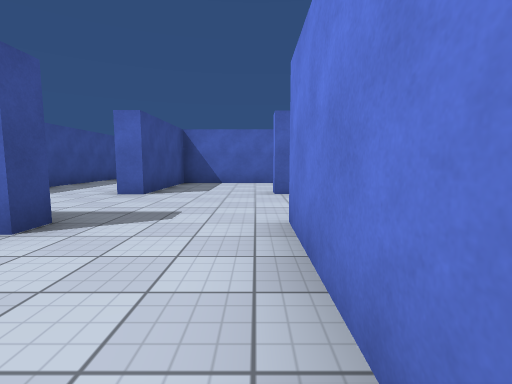
view 1 (above)

20 first-person views from a walk through a 3-D level made in the Unity game engine. The camera is 1.2 m above the floor, tilts 6° down and sees 85° across. The floor is counted in squares, 2 m on a side. Each view is taken from the middle of a square. On the plan, view 1 faces up. The plan holds only what a view shows up to about 9 squares ahead; the rest is blank. The place goes on beyond the plan. Surface patterns are stand-ins for the level's own textures.

view 2
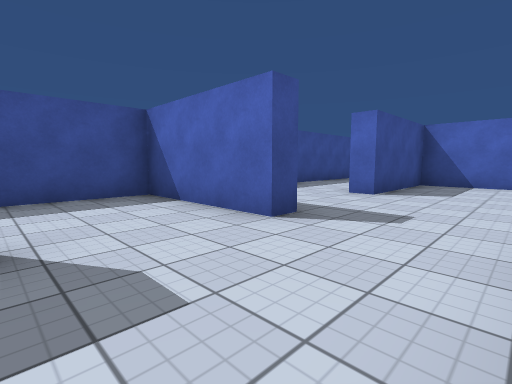

view 3
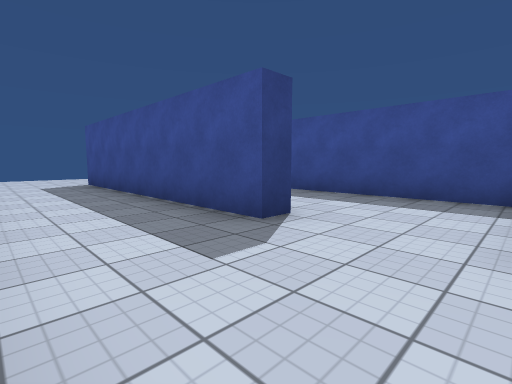

view 4
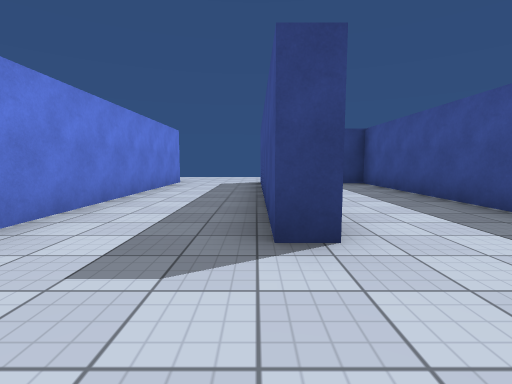

view 5
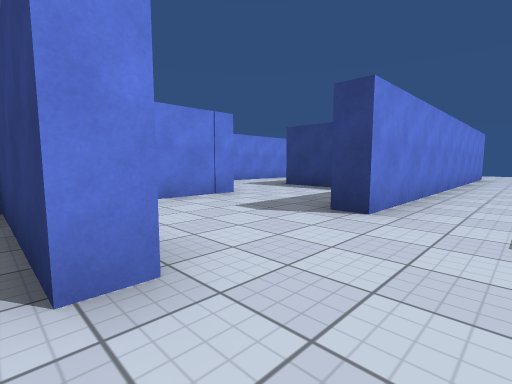

view 6
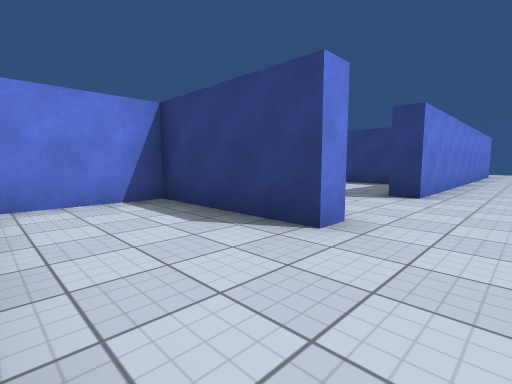

view 7
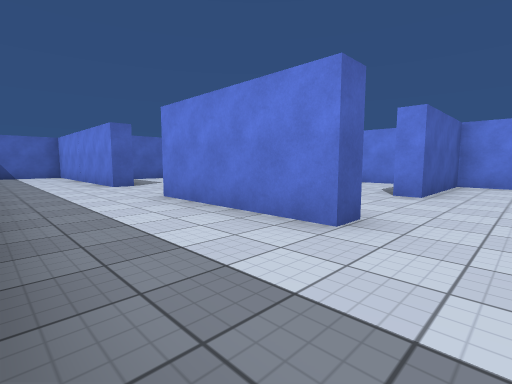

view 8
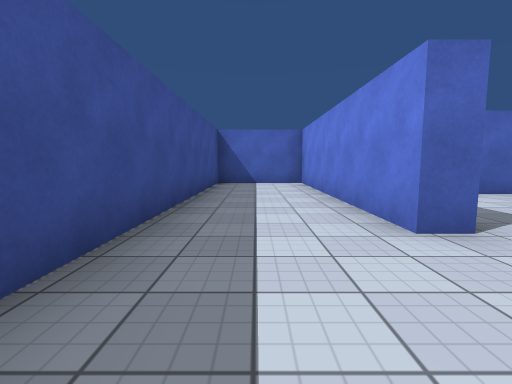

view 9
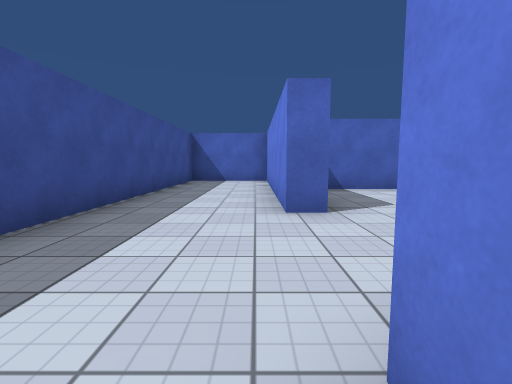

view 10
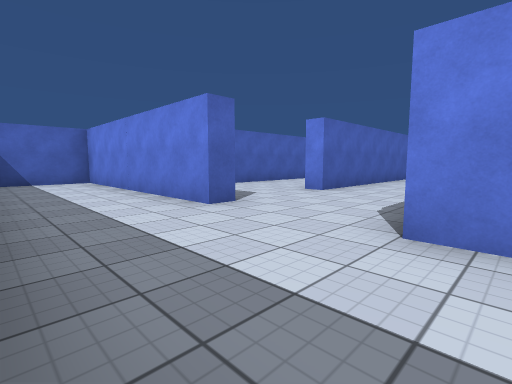

view 11
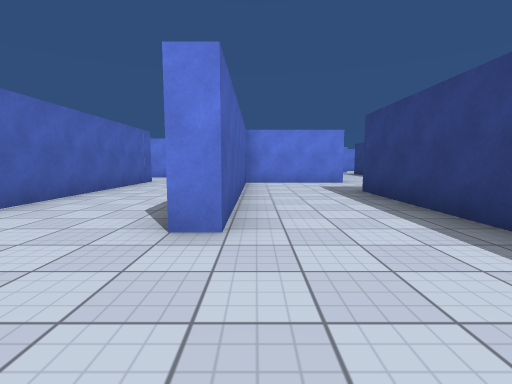

view 12
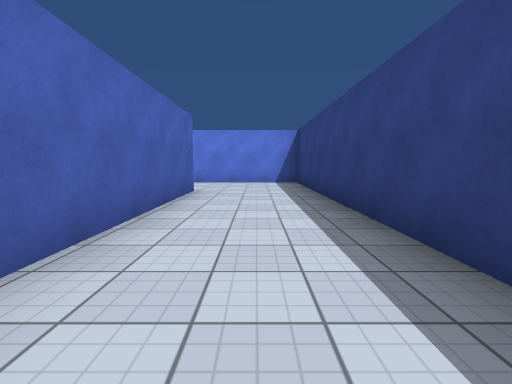

view 13
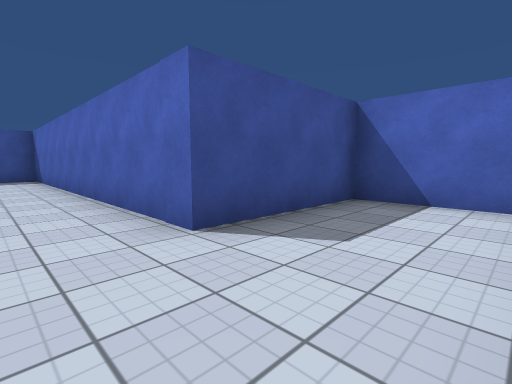

view 14
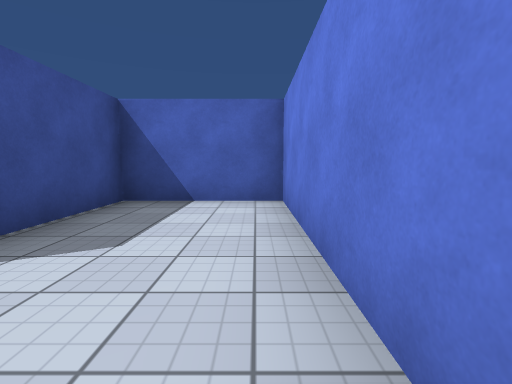

view 15
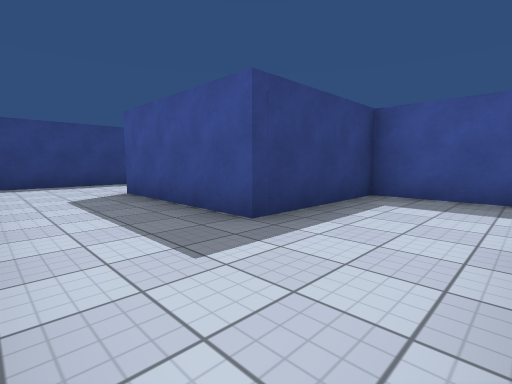

view 16
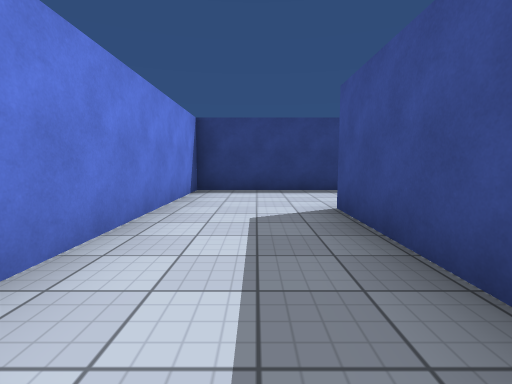

view 17
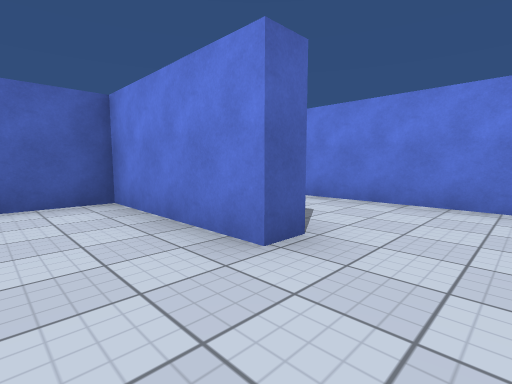

view 18
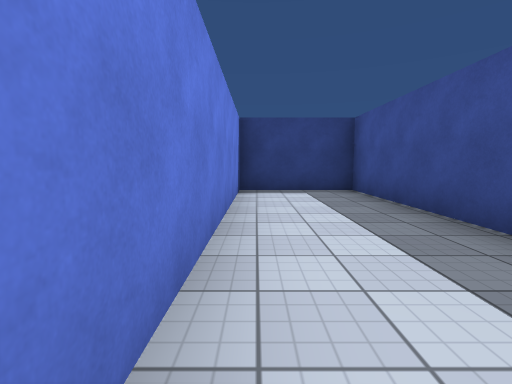

view 19
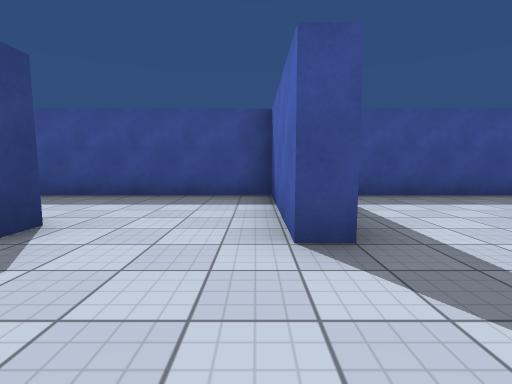

view 20
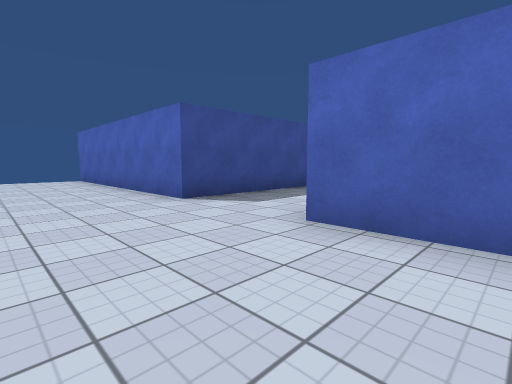

### Floor plan
Ten units are one square. View 1 is at (0, 0); x grows to the right and y downward. Boxes are objects, and circles mark ways between rooms. Rooms are numbered by the first view taken in them; rooms with no view inside come last. Other rooms are left out.
<svg viewBox="-90 -179 189 264">
<path fill="none" stroke="#000" d="M-21 -29 -21 -23 -51 -23 -51 61 -26 61 -26 0 -21 0 -21 66M-21 -53 -26 -53 -26 -88M8 -19 8 0 39 0M34 -22 34 -53 3 -53M-26 -113 -26 -174 -51 -174 -51 -39M3 66 3 -28 9 -28M6 -83 -21 -83 -21 -53M3 -53 3 -58 34 -58 34 -79M4 -88 40 -88M-21 -113 -26 -113M63 -96 63 -113 3 -113M22 -118 94 -118 94 -174 69 -174 69 -143 -21 -143 -21 -135M3 -113 3 -119M39 0 39 37 34 37M30 61 63 61 63 14M34 37 34 6 21 6M20 66 3 66M-21 66 -85 66"/>
<circle cx="-5" cy="-60" r="3" fill="#2a7"/>
<circle cx="-20" cy="-105" r="3" fill="#2a7"/>
<circle cx="40" cy="-15" r="3" fill="#2a7"/>
<circle cx="-5" cy="60" r="3" fill="#2a7"/>
<circle cx="-5" cy="-120" r="3" fill="#2a7"/>
<circle cx="40" cy="45" r="3" fill="#2a7"/>
<text x="-20" y="-40">1</text>
<text x="10" y="-70">2</text>
<text x="20" y="-110">3</text>
<text x="40" y="-140">4</text>
<text x="50" y="10">5</text>
<text x="20" y="30">6</text>
<text x="70" y="80">7</text>
</svg>
Room 1 opens to room 2. Room 1 opens to room 3. Room 1 opens to room 5. Room 1 opens to room 7. Room 3 opens to room 4. Room 5 opens to room 6.

Where each view was taken, in squares from view 1:
view 1: 0 up, 0 right, facing up
view 2: 0 up, 0 right, facing up-left
view 3: 2 up, 0 right, facing down-left
view 4: 2 up, 2 left, facing down
view 5: 6 up, 1 left, facing down-right
view 6: 8 up, 1 left, facing down-right
view 7: 4 up, 5 left, facing up-right
view 8: 9 up, 4 left, facing up
view 9: 8 up, 3 left, facing up
view 10: 8 up, 5 left, facing up-right
view 11: 11 up, 2 left, facing right
view 12: 13 up, 1 right, facing right
view 13: 13 up, 9 right, facing up-left
view 14: 13 up, 9 right, facing up
view 15: 2 up, 6 right, facing down-left
view 16: 0 up, 5 right, facing down
view 17: 5 down, 2 right, facing up-right
view 18: 0 up, 3 left, facing down
view 19: 2 up, 0 right, facing left
view 20: 9 down, 2 right, facing up-left
